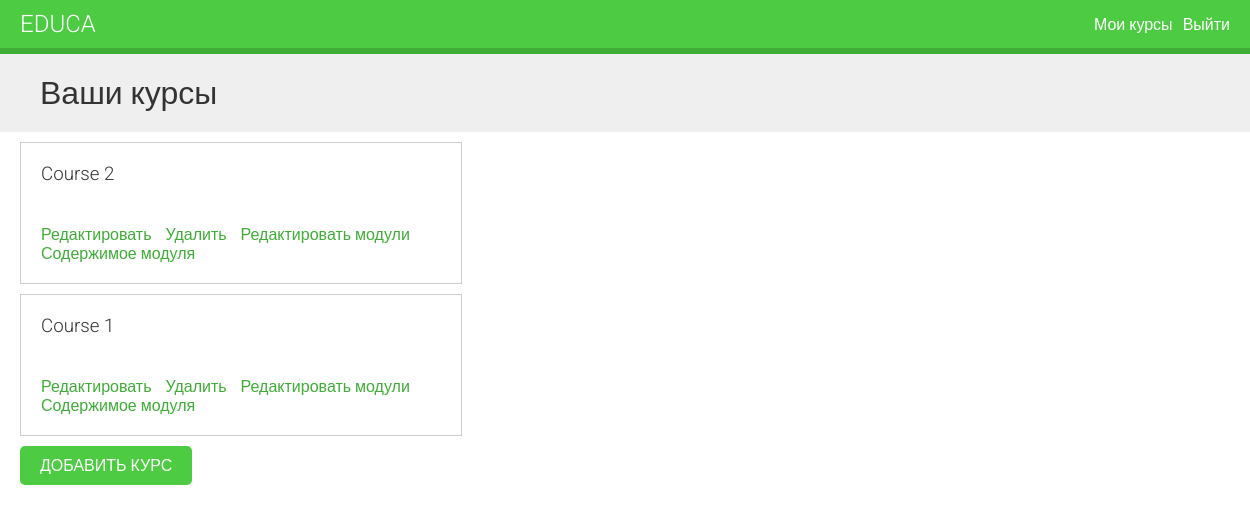
The page /course/mine/ (signed in) on the database its author committed.
### courses/models.py (models this page shows, shortened)
class Course(models.Model):
    owner = models.ForeignKey(User,
                              related_name='courses_created',  # user.courses_created.all() - ex. to use
                              on_delete=models.CASCADE)
    subject = models.ForeignKey(Subject,
                                related_name='courses',
                                on_delete=models.CASCADE)
    title = models.CharField(max_length=200)
    slug = models.SlugField(max_length=200, unique=True)
    overview = models.TextField()  # краткий обзор курса
    created = models.DateTimeField(auto_now_add=True)
    students = models.ManyToManyField(User, related_name='course_joined', blank=True)
    class Meta:
        ordering = ['-created']

### courses/views.py (the view)
# urls.py: path('mine/', views.ManageCourseListView.as_view(), name='manage_course_list'),
class ManageCourseListView(OwnerCourseMixin, ListView):
    template_name = 'courses/manage/course/list.html'  # отображение списка курсов пользователя
    permission_required = 'courses.view_course'  # имеются ли у user`а данные права

### courses/views.py (called while the page is built)
    def get_queryset(self):
        qs = super().get_queryset()
        return qs.filter(owner=self.request.user)  # только те курсы, которые создал auth user (чтоб не трогал чужие)

### courses/templates/courses/manage/course/list.html (shortened to what this page needs)
{% extends 'base.html' %}
{% block content %}
  <h1>Ваши курсы</h1>
  <div class="module">
    {% for course in object_list %}
      <div class="course-info">
        <h3>{{ course.title }}</h3>
        <p>
          <a href="{% url 'course_edit' course.id %}">Редактировать</a>
          <a href="{% url 'course_delete' course.id %}">Удалить</a>
          <a href="{% url 'course_module_update' course.id %}">Редактировать модули</a>
          {% if course.modules.count > 0 %}
            <a href="{% url 'module_content_list' course.modules.first.id %}">Содержимое модуля</a>
          {% endif %}
        </p>
      </div>
    {% empty %}
      У вас пока нет курсов.
    {% endfor %}
    <p>
      <a href="{% url 'course_create' %}" class="button">Добавить курс</a>
    </p>
  </div>
{% endblock %}

### courses/static/css/base.css (style rules this page uses)
body { margin:0; font-family:'Roboto', sans-serif; font-weight:400; color:#333; }
a { color:#3fad37; text-decoration:none; }
h1, h2, h3, h4, h5, h6 { font-family:'Roboto', sans-serif; font-weight:300; }
h1 { background:#efefef; width:100%; overflow:auto; padding:20px 0 20px 40px; margin:0; }
.module { padding:10px 20px; float:left; width:600px; }
.module h3 { margin:20px 0 0; padding:0; width:100%; }
.module p { margin:10px 0 20px; width:100%; float:left; }
input[type=submit], a.button { border-radius:5px; background:#4dcc43; color:#fff; font-size:16px; text-transform:uppercase; border:none; padding:10px 20px; margin:20px 0; }
.course-info { border:1px solid #ccc; padding:0 20px; margin-bottom:10px; width:400px; overflow:auto; }
.course-info a { margin-right:10px; }

### rows shown on the page
Course: title "Course 2", shows "Содержимое модуля"
Course: title "Course 1", shows "Содержимое модуля"
